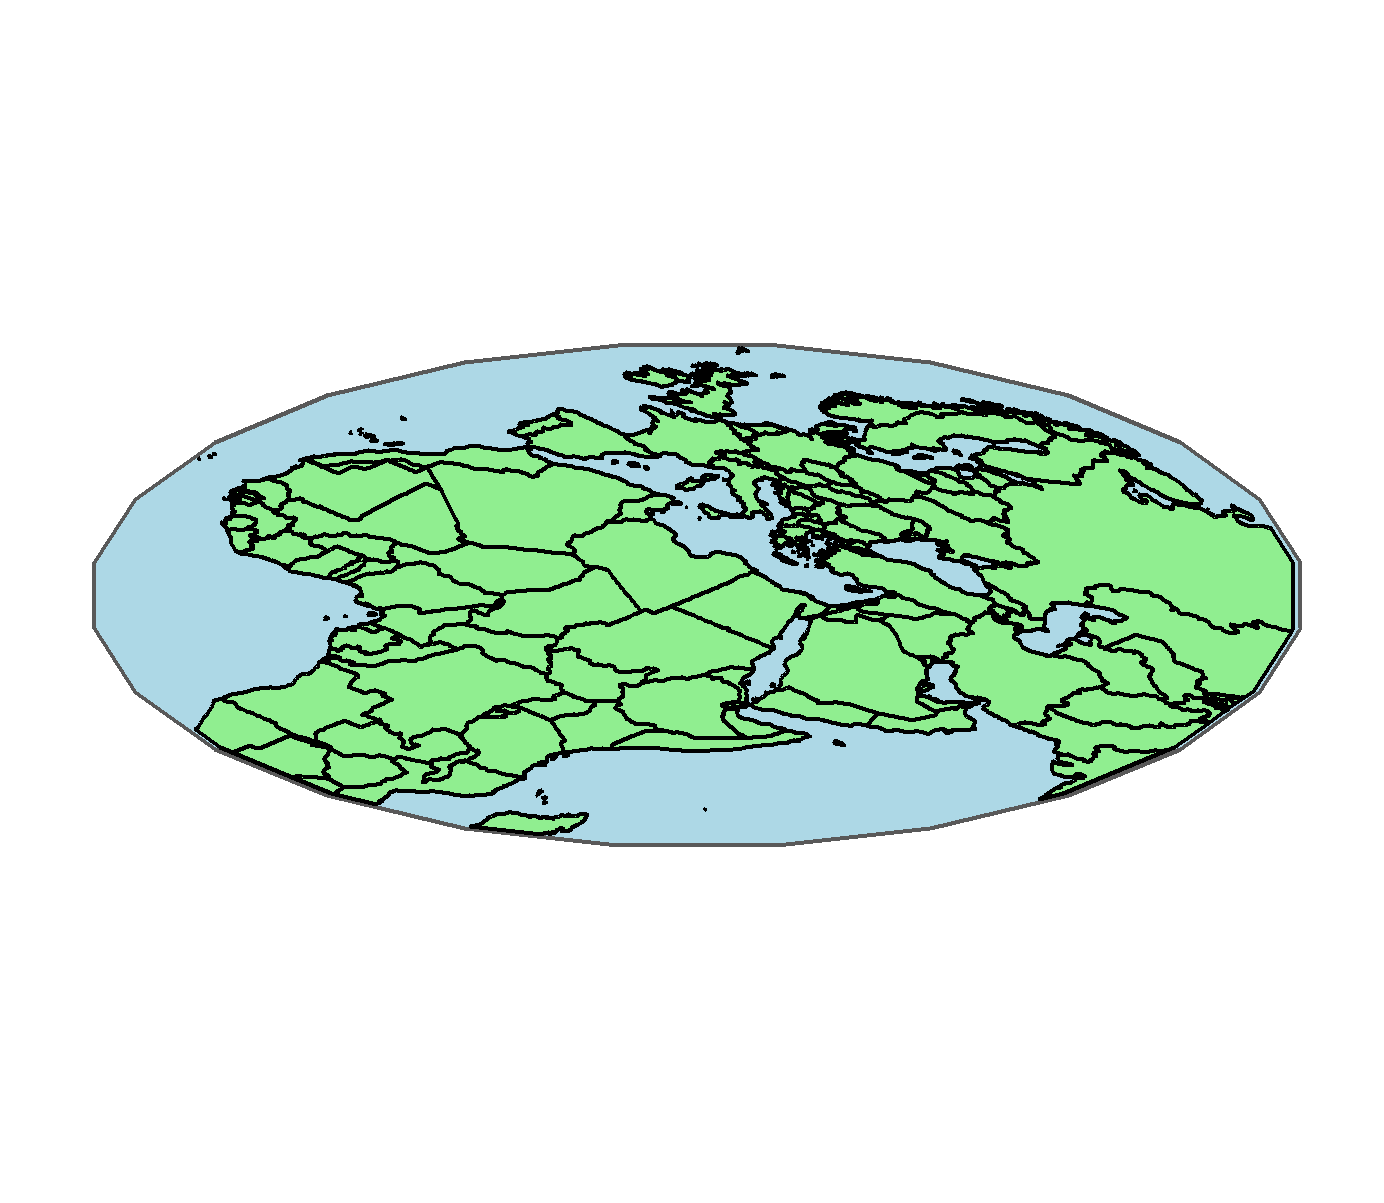

Here is the R script that generated this plot:
library(sf)
library(rnaturalearth)
library(rnaturalearthdata)
library(ggplot2)

# Required to enable st_crop validity
sf::sf_use_s2(FALSE)

angle_to_tilt <- pi/4

# import data
world <- ne_countries(scale="medium",returnclass="sf")

# Create boundary box
box_shape <- create_boundary_shape(vertices = 24,radius = 20,transpose = c(25,25))
boundary <- st_bbox(box_shape)

data <- crop_circle(world,boundary,angle=(pi/12)) %>%
  shear_data(shear_angle=angle_to_tilt)%>%
  rotate_data(angle_to_tilt/2)

outline <-box_shape %>%
  shear_data(shear_angle=angle_to_tilt)%>%
  rotate_data(angle_to_tilt/2)

# Plot
ggplot2::ggplot(data=data) +
  ggplot2::geom_sf(data = outline,fill="lightblue")+
  ggplot2::geom_sf(fill="lightgreen",colour="black") +
  ggplot2::theme(axis.title=ggplot2::element_blank(),
                 axis.ticks =ggplot2::element_blank() ,
                 axis.text =ggplot2::element_blank() ,
                 plot.background =ggplot2::element_blank(),
                 panel.background = ggplot2::element_blank()
  )
